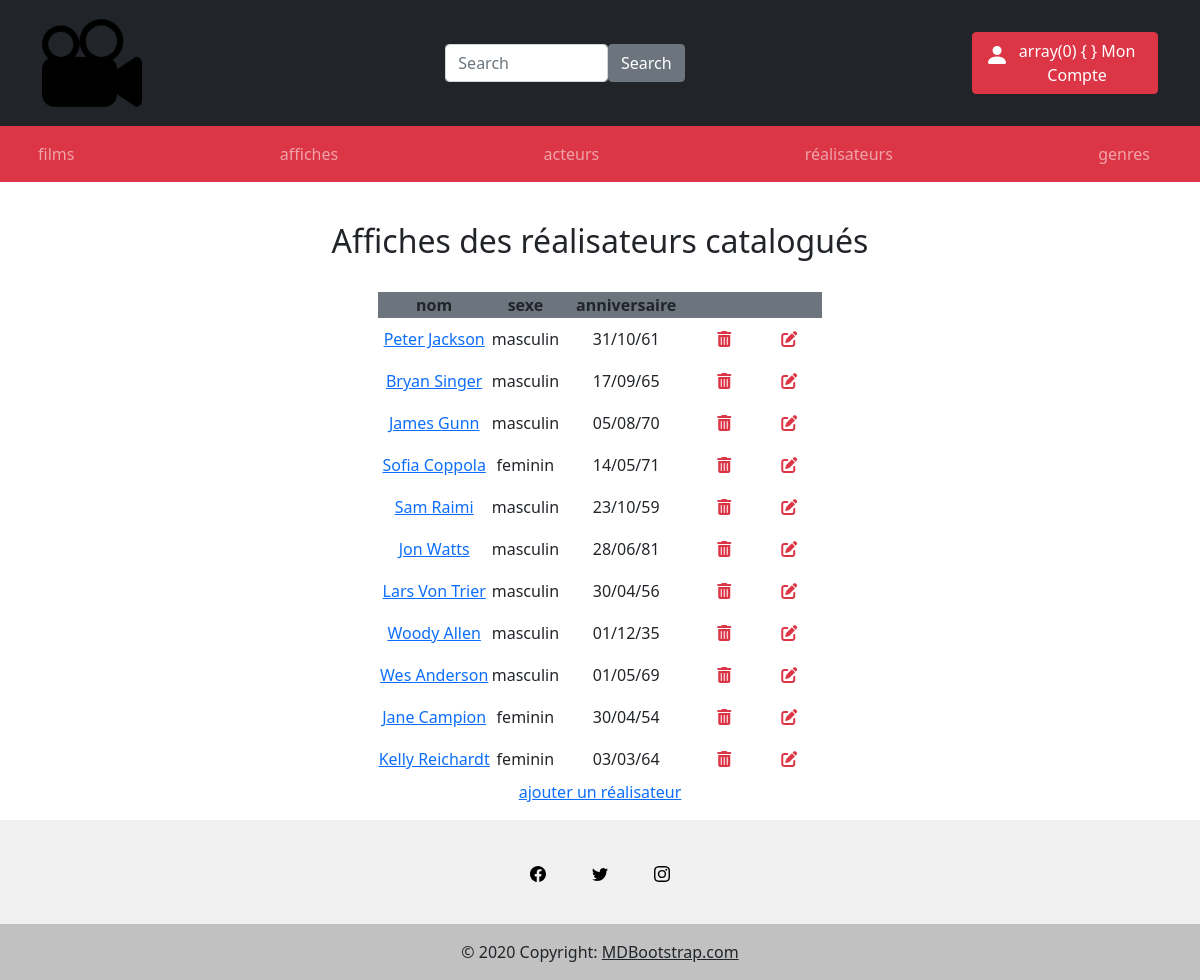
Page /index.php?action=listRealisateurs on the committed database.
### tables this page shows
CREATE TABLE `Realisateur` (
  `id` int(11) NOT NULL,
  `nom` varchar(255) NOT NULL,
  `prenom` varchar(255) NOT NULL,
  `sexe` varchar(10) NOT NULL,
  `dateNaissance` date NOT NULL,
  `imgPath` varchar(100) NOT NULL
);

### bdd/DAO.php (called while the page is built, shortened)
<?php
class DAO
{
  private $bdd;
  public function __construct()
  {
    $this->bdd = new PDO('mysql:host=localhost;dbname=cinema;charset=utf8', 'root', '');
  }
  public function executerRequete($sql, $params = NULL)
  {
    if ($params == NULL) {
      $result = $this->bdd->query($sql);
    } else {
      $result = $this->bdd->prepare($sql);
      $result->execute($params);
    }
    return $result;
  }
}

### views/realisateur/listRealisateurs.php (the view, shortened to what this page needs)
<h2 class="mt-4">Affiches des réalisateurs catalogués</h2>
<table class="mt-4">
  <tr class="bg-secondary">
    <td class="px-3"><strong>nom</strong></td>
    <td class="px-3"><strong>sexe</strong></td>
    <td class="px-3"><strong>anniversaire</strong></td>
    <td></td>
    <td></td>
  </tr>
  <?php
  while ($real = $reals->fetch()) {
    echo "<tr><td><a href='index.php?action=detailRealisateur&id=" . $real['id'] . "'>" . $real['nom_realisateur'] . "</a></td>";
    echo "<td>" . $real["sexe"] . "</td>";
    echo "<td>" . $real["dateNaissance"] . "</td>";
    echo "<td><figure><a href='index.php?action=deleteReal&id=" . $real['id'] . "'onclick='alertReal()'><i class='fas fa-trash-alt'></i></a></figure></td>";
    echo "<td><figure><a href='index.php?action=editReal&id=" . $real['id'] . "'><i class='fas fa-edit'></i></a></figure></td></tr>";
  }
  ?>
</table>
<a href="index.php?action=ajoutReal"">ajouter un réalisateur</a>
<?php
require "./views/template.php";

### css/style.css (style rules this page uses)
* { box-sizing: border-box; }
.fas { padding: 0em 1em; color: #dc3545; font-size: larger; }
td .fas { font-size: medium; }
td figure { margin: 0.5rem; }

### rows in the picture
realisateur: nom_realisateur "Peter Jackson", sexe "masculin", dateNaissance "31/10/61"
realisateur: nom_realisateur "Bryan Singer", sexe "masculin", dateNaissance "17/09/65"
realisateur: nom_realisateur "James Gunn", sexe "masculin", dateNaissance "05/08/70"
realisateur: nom_realisateur "Sofia Coppola", sexe "feminin", dateNaissance "14/05/71"
realisateur: nom_realisateur "Sam Raimi", sexe "masculin", dateNaissance "23/10/59"
realisateur: nom_realisateur "Jon Watts", sexe "masculin", dateNaissance "28/06/81"
realisateur: nom_realisateur "Lars Von Trier", sexe "masculin", dateNaissance "30/04/56"
realisateur: nom_realisateur "Woody Allen", sexe "masculin", dateNaissance "01/12/35"
realisateur: nom_realisateur "Wes Anderson", sexe "masculin", dateNaissance "01/05/69"
realisateur: nom_realisateur "Jane Campion", sexe "feminin", dateNaissance "30/04/54"
realisateur: nom_realisateur "Kelly Reichardt", sexe "feminin", dateNaissance "03/03/64"
